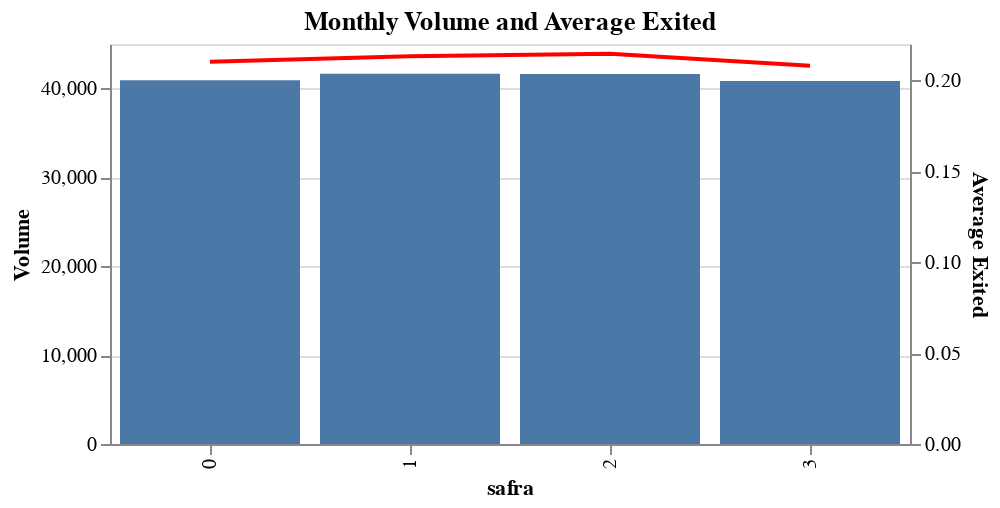

Write notebook code for a chart like this one.
### Code cell
import altair as alt

# Calculate the volume and average exited each month
monthly_stats = df.groupby('safra').agg({'CustomerId': 'count', 'Exited': 'mean'}).reset_index()
monthly_stats.columns = ['safra', 'Volume', 'Average_Exited']

# Create the bar chart for volume
bar_chart = alt.Chart(monthly_stats).mark_bar().encode(
    x='safra:O',
    y='Volume:Q',
    tooltip=['safra', 'Volume']
).properties(width=400, height=200)

# Create the line chart for average exited
line_chart = alt.Chart(monthly_stats).mark_line(color='red').encode(
    x='safra:O',
    y='Average_Exited:Q',
    tooltip=['safra', 'Average_Exited']
).properties(
    width=400, height=200)

combined_chart = alt.layer(bar_chart, line_chart).resolve_scale(
    y='independent'
).properties(
    title='Monthly Volume and Average Exited'
)

# Display the chart
combined_chart.display()

combined_chart_json = combined_chart.to_json()

### Figure 1 — Vega-Lite specification as saved in the notebook (floating-point values rounded to 4 significant figures)
{"config": {"view": {"continuousWidth": 300, "continuousHeight": 300}}, "layer": [{"mark": {"type": "bar"}, "encoding": {"tooltip": [{"field": "safra", "type": "quantitative"}, {"field": "Volume", "type": "quantitative"}], "x": {"field": "safra", "type": "ordinal"}, "y": {"field": "Volume", "type": "quantitative"}}}, {"mark": {"type": "line", "color": "red"}, "encoding": {"tooltip": [{"field": "safra", "type": "quantitative"}, {"field": "Average_Exited", "type": "quantitative"}], "x": {"field": "safra", "type": "ordinal"}, "y": {"axis": {"title": "Average Exited"}, "field": "Average_Exited", "type": "quantitative"}}}], "data": {"name": "data-967ed9054014cb22bdfb5881b0b768f3"}, "height": 200, "resolve": {"scale": {"y": "independent"}}, "title": "Monthly Volume and Average Exited", "width": 400, "$schema": "https://vega.github.io/schema/vega-lite/v5.20.1.json", "datasets": {"data-967ed9054014cb22bdfb5881b0b768f3": [{"safra": 0, "Volume": 40920, "Average_Exited": 0.2103}, {"safra": 1, "Volume": 41661, "Average_Exited": 0.2132}, {"safra": 2, "Volume": 41629, "Average_Exited": 0.2147}, {"safra": 3, "Volume": 40824, "Average_Exited": 0.2081}]}}
